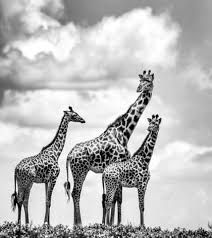
%> input picture Safari.jpg, 212 x 238 px
$ octave medyan_filtre.m   (GNU Octave 9; MATLAB toolbox functions it lacks are replaced by stand-ins)
%> lines starting %> are read from the running program, lines starting %| are printed output that depends on the picture; in (x1, y1, x2, y2) boxes, pixels count from 0 and x2, y2 are one past the last pixel; in counts of white or black regions, pixels touching at a corner belong together; the program's own positions count from 1
%Medyan Filtre

clear all;
A=imread ('C:\Users\HP\Desktop\GoruntuIsleme\Safari.jpg');
%> A is the input picture: size 238x212 uint8; min 0, max 255, mean 187.2
sat=size(A)*[1;0];
%> sat = 238
sut=size(A)*[0;1];
%> sut = 212
C= imnoise(A,'salt & pepper',0.20);
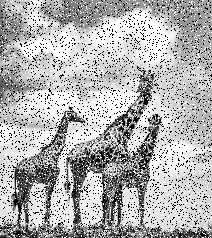
%> C: size 238x212 uint8; min 0, max 255, mean 175.3
imwrite(C,'C:\Users\HP\Desktop\GoruntuIsleme\medyan_filtreTB.jpg');

for i=1:sat
for j=1:sut
 B(i+1,j+1,:)=C(i,j,:);
 	if i==1
	B(1,j,:)=C(1,j,:);
	end
	if i==sat
	B(sat+2,j+1,:)=C(sat,j,:);
	end

	if j==1
	B(i+1,1,:)=C(i,1,:);
	end
	if j==sut
	B(i+1,sut+2,:)=C(i,sut,:);
	end
end
end
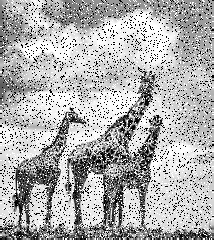
%> B: size 240x214 uint8; min 0, max 255, mean 174.9
B(1,1,:)=C(1,1,:);
B(sat+2,1,:)=C(sat,1,:);
B(1,sut+2,:)=C(1,sut,:);
%> B: size 240x214 uint8; under 0.01% of pixels changed, all inside (x1, y1, x2, y2) = (213, 0, 214, 1)
B(sat+2,sut+2,:)=C(sat,sut,:);
%> B: size 240x214 uint8; min 0, max 255, mean 174.9; mean of the top-left, top-right, bottom-left and bottom-right quarters 185.1, 184.1, 161.5, 168.7


for i=1:sat
for j=1:sut
  winmd=[B(i,j) B(i,j+1) B(i,j+2)  B(i+1,j) B(i+1,j+1) B(i+1,j+2)  B(i+2,j) B(i+2,j+1) B(i+2,j+2)];
%  temp = median(winmd);
  if (B(i+1,j+1) ==0 || B(i+1,j+1) ==255)
    C(i,j)=median(winmd);
  end;
end
end
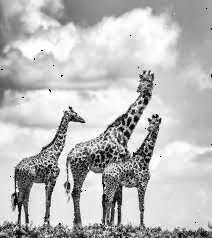
%> C: size 238x212 uint8; min 0, max 255, mean 187.3

imwrite(C,'C:\Users\HP\Desktop\GoruntuIsleme\medyan_filtre.jpg');
